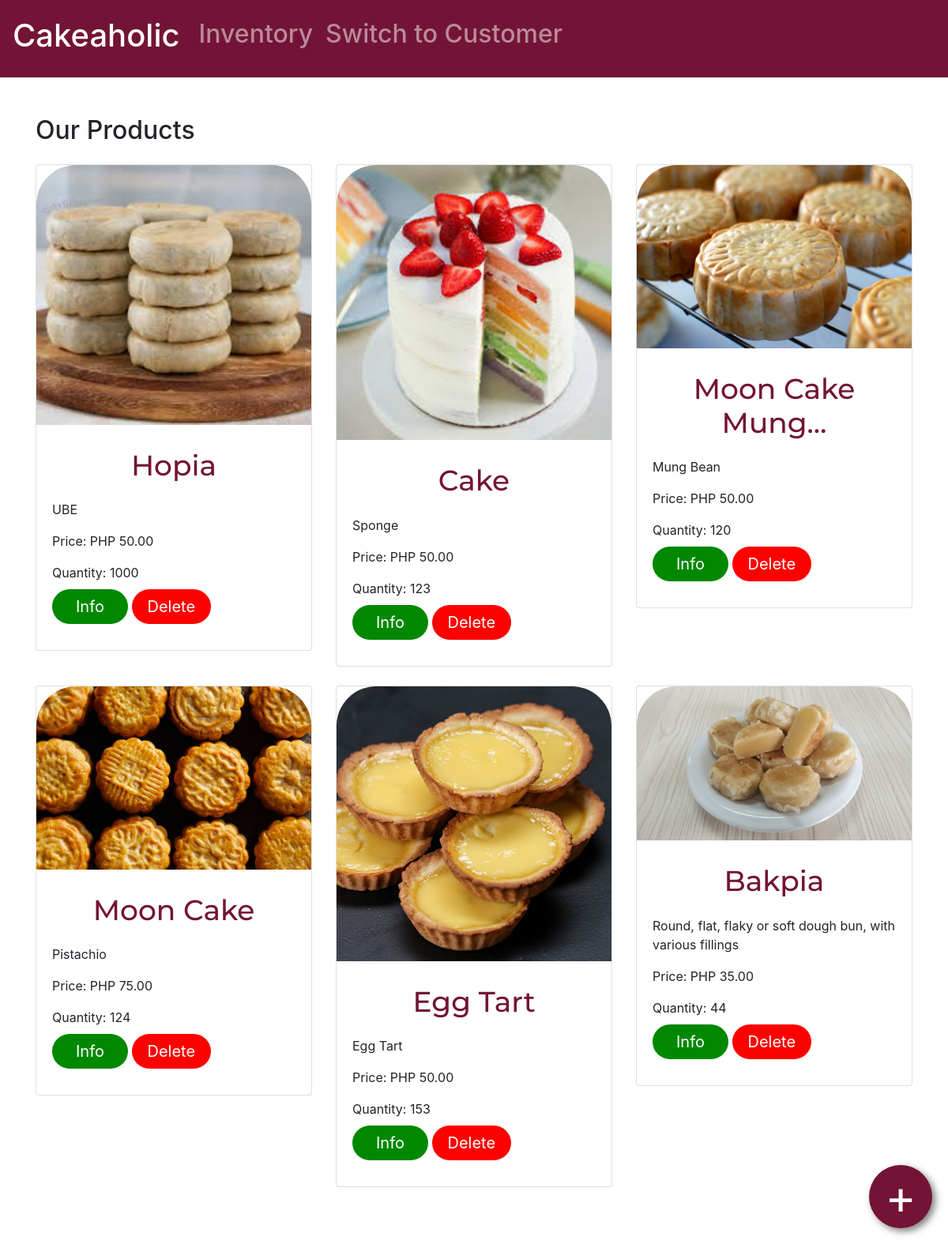
Screenshot of /inventory/products/ with the database file from the repository.
### inventory/models.py (models this page shows, shortened)
class ProductItem(models.Model):
    name = models.CharField(max_length=100)
    description = models.TextField(blank=True)
    price = models.DecimalField(max_digits=10, decimal_places=2)
    quantity = models.IntegerField(default=0)
    image = models.ImageField(upload_to='product_images/', blank=True, null=True)

### inventory/views.py (the view)
# urls.py: path('products/', views.products, name='products'),
def products(request):
    items = ProductItem.objects.all()
    form = ProductItemForm()
    if request.method == 'POST':
        form = ProductItemForm(request.POST, request.FILES)
        if form.is_valid():
            form.save()
            return redirect('inventory:products')  # Refresh the page to show new item
    return render(request, 'inventory/products.html', {'items': items, 'form': form})

### inventory/templates/inventory/products.html (shortened to what this page needs)
{% extends 'inventory/main.html' %}
{% load static %}
{% block content %}
<body>
	<a href="{% url 'inventory:add_product'%}" class="floating-btn">+</a>
	<div class="col">
		<div class="row">
            <div class="container py-5">
                <h2 class="mb-4">Our Products</h2>
                <div class="row">
                    {% for i in items %}
                    <div class="col-md-4 mb-4">
                        <div class="card">
                            {% if i.image %}
                            <img class="card-img-top" src="{{ i.image.url }}" alt="{{ i.name }}">
                            {% endif %}
                            <div class="card-body">
                                <h5 class="card-title">{{ i.name | truncatechars:15 }}</h5>
                                <p class="card-text">{{ i.description }}</p>
                                <p class="card-text">Price: PHP {{ i.price }}</p>
                                <p class="card-text">Quantity: {{ i.quantity }}</p>
                                <div class="btn-container">
                                    <a href="#!" class="primary-btn">Info</a>
                                    <a href="{% url 'inventory:delete_product' i.id %}" class="delete-btn">Delete</a>
                                </div>
                            </div>
                        </div>
                    </div>
                    {% endfor %}
                </div>
            </div>
		</div>
	</div>
</body>
{% endblock content%}

### inventory/templates/inventory/main.html (style rules this page uses)
body { background-color: #F2F2F0; }

### inventory/templates/inventory/products.html (style rules this page uses)
.floating-btn { width: 80px; height: 80px; background: #731436; display: flex; align-items: center; justify-content: center; text-decoration: none; border-radius: 50%; color: white; font-size: 60px; box-shadow: 4px 4px 10px rgba(0, 0, 0, 0.5); position: fixed; right: 20px; bottom: 20px; z-index: 20; transition: background 0.25s; outline: blue; border: none; cursor: pointer; }
a.delete-btn { border-radius: 28px; color: #ffffff; font-size: 20px; background: #ff0000; padding: 10px 20px 10px 20px; text-decoration: none; max-width: 100px; margin-left: auto; margin-right: auto; margin-bottom: 10px; }
a.primary-btn { border-radius: 28px; color: #ffffff; font-size: 20px; background: #008800; padding: 10px 30px 10px 30px; text-decoration: none; max-width: 100px; margin-left: auto; margin-right: auto; margin-bottom: 10px; }
.btn-container { height: 50px; }
.card-title { font-size: 3.0vw; font-family: 'Montserrat'; color: #731436; text-align: center; padding: 10px; }
.card-img-top { border-top-left-radius: 50px; border-top-right-radius: 50px; z-index: 10; }

### rows the page displays
ProductItem: image (picture), name "Hopia", description "UBE", price "50.00", quantity "1000"
ProductItem: image (picture), name "Cake", description "Sponge", price "50.00", quantity "123"
ProductItem: image (picture), name "Moon Cake Mung…", description "Mung Bean", price "50.00", quantity "120"
ProductItem: image (picture), name "Moon Cake", description "Pistachio", price "75.00", quantity "124"
ProductItem: image (picture), name "Egg Tart", description "Egg Tart", price "50.00", quantity "153"
ProductItem: image (picture), name "Bakpia", description "Round, flat, flaky or soft dough bun, with various fillings", price "35.00", quantity "44"
